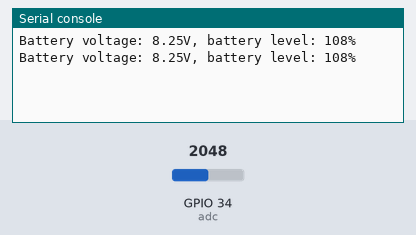
Simulated run of this program. Board: ESP32 board running MicroPython. On the bench: the last lines printed to the serial console. The inputs (shaded band) are chosen by the test bench; at power-on: GPIO 34 (adc) = 2048 (analog values on the 0–4095 scale).

Above: at 1.2 s.
1.3 s: GPIO 34 (adc) set to 2866
At 2.6 s:
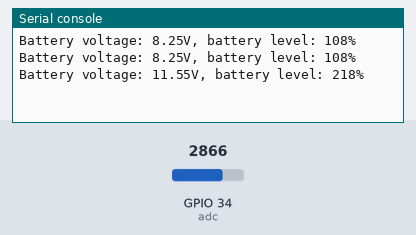
2.8 s: GPIO 34 (adc) set to 3603
At 3.8 s:
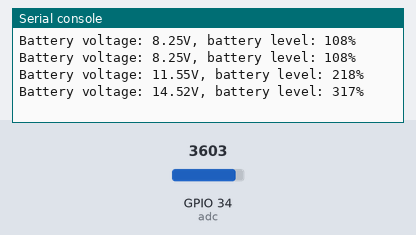
Timing chart, 0 to 5.8 s (numbered marks = the images above; inputs shaded):
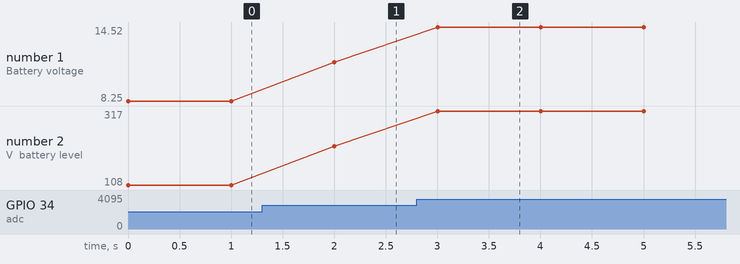

The program:

main1.py
```python
import machine
import time

# 定义ADC引脚
adc = machine.ADC(machine.Pin(34))

# 电池额定电压
rated_voltage = 5

# 电阻值
resistance = 1000

# 读取电压值并转换为电池电压
def read_voltage():
    adc_value = adc.read()
    voltage = adc_value / 4095 * 3.3
    battery_voltage = voltage / (resistance / (1000 * rated_voltage))
    return battery_voltage

# 计算电池剩余电量
def calc_battery_level(battery_voltage):
    max_voltage = 1.6 * rated_voltage
    min_voltage = 1.0 * rated_voltage
    battery_level = (battery_voltage - min_voltage) / (max_voltage - min_voltage) * 100
    return battery_level

# 循环读取电池电压并计算电池剩余电量
while True:
    battery_voltage = read_voltage()
    battery_level = calc_battery_level(battery_voltage)
    print("Battery voltage: {:.2f}V, battery level: {:.0f}%".format(battery_voltage, battery_level))
    time.sleep(1)
```

Measured:
- after the input at 1.3 s, the serial console: prints a new line after 0.70 s (image 1)
- after the input at 2.8 s, the serial console: prints a new line after 0.20 s (image 2)
- plotted number 1: 8.25 → 11.55 after the input at 1.3 s, 11.55 → 14.52 after the input at 2.8 s
- plotted number 2: 108 → 218 after the input at 1.3 s, 218 → 317 after the input at 2.8 s
